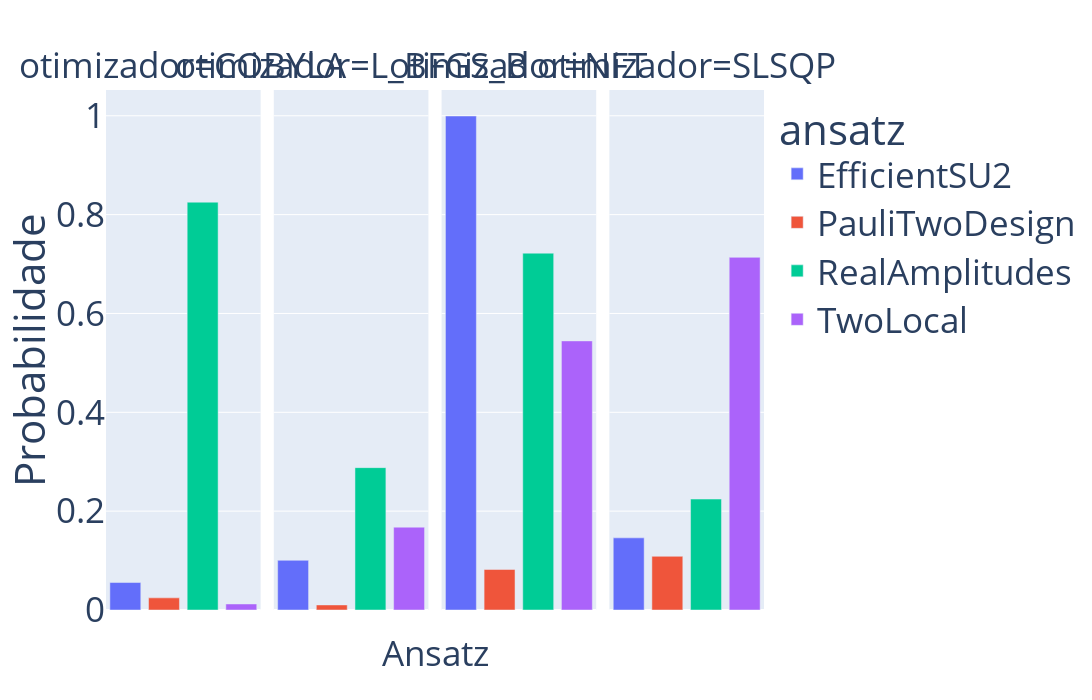

This figure's notebook cell:
### Code cell
df_agg = df_vqe.groupby(['ansatz', 'otimizador'], as_index=False)['probabilidade_valor_otimo'].mean() # pode ser média, max, min, pois todos os valores sao iguais

fig = px.bar(df_agg, x='ansatz', y='probabilidade_valor_otimo', color='ansatz', facet_col='otimizador',
             title='', width=width_padrao_display_junto, height=height_padrao_display_junto, 
             )

fig.update_layout(xaxis_title='', yaxis_title='Probabilidade', font=tamanho_padrao_fonte, margin=tamanho_padrao_margem)
fig.update_xaxes(showticklabels=False, title_text='')

fig.add_annotation(
    text='Ansatz',
    xref='paper',
    yref='paper',
    x=0.5,
    y=-0.13,
    showarrow=False,
    font=tamanho_padrao_fonte
)

if salvar_figuras:
    nome_figura = f"figuras_vqe/{num_ativos}_{ambiente_backend}_probabilidade_valor_otimo_vqe.png"
    fig.write_image(nome_figura, width=width_padrao_salvar_junto, height=height_padrao_salvar_junto)

if mostrar_figuras:
    fig.show()

### Figure 1 — Plotly figure (JSON) as saved in the notebook; plotly's stock layout.template omitted (floating-point values rounded to 4 significant figures)
{"data": [{"alignmentgroup": "True", "hovertemplate": "ansatz=%{x}<br>otimizador=COBYLA<br>probabilidade_valor_otimo=%{y}<extra></extra>", "legendgroup": "EfficientSU2", "marker": {"color": "#636efa", "pattern": {"shape": ""}}, "name": "EfficientSU2", "offsetgroup": "EfficientSU2", "orientation": "v", "showlegend": true, "textposition": "auto", "type": "bar", "x": ["EfficientSU2"], "xaxis": "x", "y": [0.05557], "yaxis": "y"}, {"alignmentgroup": "True", "hovertemplate": "ansatz=%{x}<br>otimizador=L_BFGS_B<br>probabilidade_valor_otimo=%{y}<extra></extra>", "legendgroup": "EfficientSU2", "marker": {"color": "#636efa", "pattern": {"shape": ""}}, "name": "EfficientSU2", "offsetgroup": "EfficientSU2", "orientation": "v", "showlegend": false, "textposition": "auto", "type": "bar", "x": ["EfficientSU2"], "xaxis": "x2", "y": [0.1006], "yaxis": "y2"}, {"alignmentgroup": "True", "hovertemplate": "ansatz=%{x}<br>otimizador=NFT<br>probabilidade_valor_otimo=%{y}<extra></extra>", "legendgroup": "EfficientSU2", "marker": {"color": "#636efa", "pattern": {"shape": ""}}, "name": "EfficientSU2", "offsetgroup": "EfficientSU2", "orientation": "v", "showlegend": false, "textposition": "auto", "type": "bar", "x": ["EfficientSU2"], "xaxis": "x3", "y": [0.9995], "yaxis": "y3"}, {"alignmentgroup": "True", "hovertemplate": "ansatz=%{x}<br>otimizador=SLSQP<br>probabilidade_valor_otimo=%{y}<extra></extra>", "legendgroup": "EfficientSU2", "marker": {"color": "#636efa", "pattern": {"shape": ""}}, "name": "EfficientSU2", "offsetgroup": "EfficientSU2", "orientation": "v", "showlegend": false, "textposition": "auto", "type": "bar", "x": ["EfficientSU2"], "xaxis": "x4", "y": [0.146], "yaxis": "y4"}, {"alignmentgroup": "True", "hovertemplate": "ansatz=%{x}<br>otimizador=COBYLA<br>probabilidade_valor_otimo=%{y}<extra></extra>", "legendgroup": "PauliTwoDesign", "marker": {"color": "#EF553B", "pattern": {"shape": ""}}, "name": "PauliTwoDesign", "offsetgroup": "PauliTwoDesign", "orientation": "v", "showlegend": true, "textposition": "auto", "type": "bar", "x": ["PauliTwoDesign"], "xaxis": "x", "y": [0.02454], "yaxis": "y"}, {"alignmentgroup": "True", "hovertemplate": "ansatz=%{x}<br>otimizador=L_BFGS_B<br>probabilidade_valor_otimo=%{y}<extra></extra>", "legendgroup": "PauliTwoDesign", "marker": {"color": "#EF553B", "pattern": {"shape": ""}}, "name": "PauliTwoDesign", "offsetgroup": "PauliTwoDesign", "orientation": "v", "showlegend": false, "textposition": "auto", "type": "bar", "x": ["PauliTwoDesign"], "xaxis": "x2", "y": [0.01025], "yaxis": "y2"}, {"alignmentgroup": "True", "hovertemplate": "ansatz=%{x}<br>otimizador=NFT<br>probabilidade_valor_otimo=%{y}<extra></extra>", "legendgroup": "PauliTwoDesign", "marker": {"color": "#EF553B", "pattern": {"shape": ""}}, "name": "PauliTwoDesign", "offsetgroup": "PauliTwoDesign", "orientation": "v", "showlegend": false, "textposition": "auto", "type": "bar", "x": ["PauliTwoDesign"], "xaxis": "x3", "y": [0.08203], "yaxis": "y3"}, {"alignmentgroup": "True", "hovertemplate": "ansatz=%{x}<br>otimizador=SLSQP<br>probabilidade_valor_otimo=%{y}<extra></extra>", "legendgroup": "PauliTwoDesign", "marker": {"color": "#EF553B", "pattern": {"shape": ""}}, "name": "PauliTwoDesign", "offsetgroup": "PauliTwoDesign", "orientation": "v", "showlegend": false, "textposition": "auto", "type": "bar", "x": ["PauliTwoDesign"], "xaxis": "x4", "y": [0.1087], "yaxis": "y4"}, {"alignmentgroup": "True", "hovertemplate": "ansatz=%{x}<br>otimizador=COBYLA<br>probabilidade_valor_otimo=%{y}<extra></extra>", "legendgroup": "RealAmplitudes", "marker": {"color": "#00cc96", "pattern": {"shape": ""}}, "name": "RealAmplitudes", "offsetgroup": "RealAmplitudes", "orientation": "v", "showlegend": true, "textposition": "auto", "type": "bar", "x": ["RealAmplitudes"], "xaxis": "x", "y": [0.8252], "yaxis": "y"}, {"alignmentgroup": "True", "hovertemplate": "ansatz=%{x}<br>otimizador=L_BFGS_B<br>probabilidade_valor_otimo=%{y}<extra></extra>", "legendgroup": "RealAmplitudes", "marker": {"color": "#00cc96", "pattern": {"shape": ""}}, "name": "RealAmplitudes", "offsetgroup": "RealAmplitudes", "orientation": "v", "showlegend": false, "textposition": "auto", "type": "bar", "x": ["RealAmplitudes"], "xaxis": "x2", "y": [0.288], "yaxis": "y2"}, {"alignmentgroup": "True", "hovertemplate": "ansatz=%{x}<br>otimizador=NFT<br>probabilidade_valor_otimo=%{y}<extra></extra>", "legendgroup": "RealAmplitudes", "marker": {"color": "#00cc96", "pattern": {"shape": ""}}, "name": "RealAmplitudes", "offsetgroup": "RealAmplitudes", "orientation": "v", "showlegend": false, "textposition": "auto", "type": "bar", "x": ["RealAmplitudes"], "xaxis": "x3", "y": [0.722], "yaxis": "y3"}, {"alignmentgroup": "True", "hovertemplate": "ansatz=%{x}<br>otimizador=SLSQP<br>probabilidade_valor_otimo=%{y}<extra></extra>", "legendgroup": "RealAmplitudes", "marker": {"color": "#00cc96", "pattern": {"shape": ""}}, "name": "RealAmplitudes", "offsetgroup": "RealAmplitudes", "orientation": "v", "showlegend": false, "textposition": "auto", "type": "bar", "x": ["RealAmplitudes"], "xaxis": "x4", "y": [0.2245], "yaxis": "y4"}, {"alignmentgroup": "True", "hovertemplate": "ansatz=%{x}<br>otimizador=COBYLA<br>probabilidade_valor_otimo=%{y}<extra></extra>", "legendgroup": "TwoLocal", "marker": {"color": "#ab63fa", "pattern": {"shape": ""}}, "name": "TwoLocal", "offsetgroup": "TwoLocal", "orientation": "v", "showlegend": true, "textposition": "auto", "type": "bar", "x": ["TwoLocal"], "xaxis": "x", "y": [0.01219], "yaxis": "y"}, {"alignmentgroup": "True", "hovertemplate": "ansatz=%{x}<br>otimizador=L_BFGS_B<br>probabilidade_valor_otimo=%{y}<extra></extra>", "legendgroup": "TwoLocal", "marker": {"color": "#ab63fa", "pattern": {"shape": ""}}, "name": "TwoLocal", "offsetgroup": "TwoLocal", "orientation": "v", "showlegend": false, "textposition": "auto", "type": "bar", "x": ["TwoLocal"], "xaxis": "x2", "y": [0.1676], "yaxis": "y2"}, {"alignmentgroup": "True", "hovertemplate": "ansatz=%{x}<br>otimizador=NFT<br>probabilidade_valor_otimo=%{y}<extra></extra>", "legendgroup": "TwoLocal", "marker": {"color": "#ab63fa", "pattern": {"shape": ""}}, "name": "TwoLocal", "offsetgroup": "TwoLocal", "orientation": "v", "showlegend": false, "textposition": "auto", "type": "bar", "x": ["TwoLocal"], "xaxis": "x3", "y": [0.5445], "yaxis": "y3"}, {"alignmentgroup": "True", "hovertemplate": "ansatz=%{x}<br>otimizador=SLSQP<br>probabilidade_valor_otimo=%{y}<extra></extra>", "legendgroup": "TwoLocal", "marker": {"color": "#ab63fa", "pattern": {"shape": ""}}, "name": "TwoLocal", "offsetgroup": "TwoLocal", "orientation": "v", "showlegend": false, "textposition": "auto", "type": "bar", "x": ["TwoLocal"], "xaxis": "x4", "y": [0.7136], "yaxis": "y4"}], "layout": {"annotations": [{"showarrow": false, "text": "otimizador=COBYLA", "x": 0.1175, "xanchor": "center", "xref": "paper", "y": 1, "yanchor": "bottom", "yref": "paper"}, {"showarrow": false, "text": "otimizador=L_BFGS_B", "x": 0.3725, "xanchor": "center", "xref": "paper", "y": 1, "yanchor": "bottom", "yref": "paper"}, {"showarrow": false, "text": "otimizador=NFT", "x": 0.6275, "xanchor": "center", "xref": "paper", "y": 1, "yanchor": "bottom", "yref": "paper"}, {"showarrow": false, "text": "otimizador=SLSQP", "x": 0.8825, "xanchor": "center", "xref": "paper", "y": 1, "yanchor": "bottom", "yref": "paper"}, {"font": {"size": 35}, "showarrow": false, "text": "Ansatz", "x": 0.5, "xref": "paper", "y": -0.13, "yref": "paper"}], "barmode": "relative", "font": {"size": 35}, "height": 700, "legend": {"title": {"text": "ansatz"}, "tracegroupgap": 0}, "margin": {"b": 90, "l": 90, "r": 90, "t": 90}, "width": 3200, "xaxis": {"anchor": "y", "categoryarray": ["EfficientSU2", "PauliTwoDesign", "RealAmplitudes", "TwoLocal"], "categoryorder": "array", "domain": [0, 0.235], "showticklabels": false, "title": {"text": ""}}, "xaxis2": {"anchor": "y2", "categoryarray": ["EfficientSU2", "PauliTwoDesign", "RealAmplitudes", "TwoLocal"], "categoryorder": "array", "domain": [0.255, 0.49], "matches": "x", "showticklabels": false, "title": {"text": ""}}, "xaxis3": {"anchor": "y3", "categoryarray": ["EfficientSU2", "PauliTwoDesign", "RealAmplitudes", "TwoLocal"], "categoryorder": "array", "domain": [0.51, 0.745], "matches": "x", "showticklabels": false, "title": {"text": ""}}, "xaxis4": {"anchor": "y4", "categoryarray": ["EfficientSU2", "PauliTwoDesign", "RealAmplitudes", "TwoLocal"], "categoryorder": "array", "domain": [0.765, 1.0], "matches": "x", "showticklabels": false, "title": {"text": ""}}, "yaxis": {"anchor": "x", "domain": [0, 1], "title": {"text": "Probabilidade"}}, "yaxis2": {"anchor": "x2", "domain": [0, 1], "matches": "y", "showticklabels": false}, "yaxis3": {"anchor": "x3", "domain": [0, 1], "matches": "y", "showticklabels": false}, "yaxis4": {"anchor": "x4", "domain": [0, 1], "matches": "y", "showticklabels": false}}}
